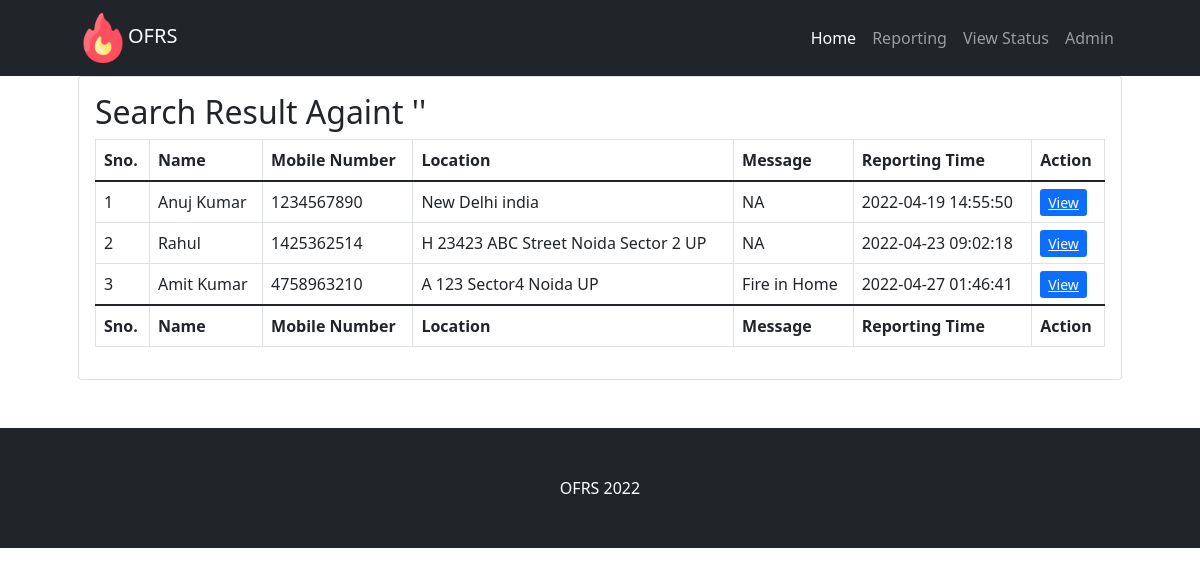
The page /search-report-result.php on the database its author committed.
### tables this page shows
CREATE TABLE `tblsite` (
  `id` int(11) NOT NULL,
  `siteTitle` varchar(255) DEFAULT NULL,
  `siteLogo` varchar(255) DEFAULT NULL
);

CREATE TABLE `tblfirereport` (
  `id` int(11) NOT NULL,
  `fullName` varchar(255) DEFAULT NULL,
  `mobileNumber` bigint(12) DEFAULT NULL,
  `location` mediumtext DEFAULT NULL,
  `messgae` mediumtext DEFAULT NULL,
  `assignTo` int(11) DEFAULT NULL,
  `status` varchar(120) DEFAULT NULL,
  `postingDate` timestamp NULL DEFAULT current_timestamp(),
  `assignTime` varchar(255) DEFAULT NULL,
  `assignTme` varchar(255) NOT NULL
);

### search-report-result.php (the view, shortened to what this page needs)
<?php include_once('includes/config.php');
?>
<!DOCTYPE html>
<html lang="en">
    <head>
        <link href="css/styles.css" rel="stylesheet" />
    </head>
    <body>
<?php include_once('includes/header.php') ?>
        <div class="container px-4 px-lg-5">
            <div class="row gx-4 gx-lg-5">
                <div class="col-md-12 mb-5">
                    <div class="card h-100">
                        <div class="card-body">
                 <?php
$searchdata=$_POST['serachdata'];
?>
                            <h2 class="card-title">Search Result Againt '<?php echo $searchdata;?>'</h2>
                  <table class="table table-bordered" id="dataTable" width="100%" cellspacing="0">
                                    <thead>
                                       <tr>
                                            <th>Sno.</th>
                                            <th>Name</th>
                                            <th>Mobile Number</th>
                                            <th>Location </th>
                                             <th>Message</th>
                                             <th>Reporting Time</th>
                                            <th>Action</th>
                                        </tr>
                                    </thead>
                                      <tfoot>
                                         <tr>
                                            <th>Sno.</th>
                                            <th>Name</th>
                                            <th>Mobile Number</th>
                                            <th>Location </th>
                                             <th>Message</th>
                                             <th>Reporting Time</th>
                                            <th>Action</th>
                                        </tr>
                                    </tfoot>
                                    <tbody>
<?php $query=mysqli_query($con,"select * from tblfirereport where   fullName like '%$searchdata%' || mobileNumber like '%$searchdata%' || location like '%$searchdata%'");
$cnt=1;
while($row=mysqli_fetch_array($query)){
?>
                                        <tr>
                                            <td><?php echo $cnt;?></td>
                                            <td><?php echo $row['fullName'];?></td>
                                            <td><?php echo $row['mobileNumber'];?></td>
                                            <td><?php echo $row['location'];?></td>
                                            <td><?php echo $row['messgae'];?></td>
                                            <td><?php echo $row['postingDate'];?></td>
                                            <td>
                                <a href="details.php?requestid=<?php echo $row['id'];?>" class="btn-sm btn-primary">View</a>
                              </td>
                                        </tr>
                               <?php $cnt++;
                           } ?>
                                    </tbody>
                                </table>
</div>
                    </div>
                </div>
            </div>
        </div>
<?php include_once('includes/footer.php') ?>
    </body>
</html>

### includes/header.php (shortened to what this page needs)
                <?php $query=mysqli_query($con,"select * from tblsite");
while($row=mysqli_fetch_array($query)){
$logo=$row['siteLogo'];
$wtitle=$row['siteTitle'];
}  ?>
        <nav class="navbar navbar-expand-lg navbar-dark bg-dark">
            <div class="container px-5">
                <a class="navbar-brand" href="index.php">   <img src="admin/uploadeddata/<?php echo $logo;?>"  width="50"><?php echo $wtitle;?></a>
                <div class="collapse navbar-collapse" id="navbarSupportedContent">
                    <ul class="navbar-nav ms-auto mb-2 mb-lg-0">
                        <li class="nav-item"><a class="nav-link active" aria-current="page" href="index.php.
                            ">Home</a></li>
                        <li class="nav-item"><a class="nav-link" href="reporting.php">Reporting</a></li>
                        <li class="nav-item"><a class="nav-link" href="search.php">View Status</a></li>
                        <li class="nav-item"><a class="nav-link" href="admin/">Admin</a></li>
                    </ul>
                </div>
            </div>
        </nav>

### includes/footer.php
<footer class="py-5 bg-dark">
    <div class="container px-4 px-lg-5"><p class="m-0 text-center text-white"> <?php echo $wtitle;?> <?php echo date('Y');?></p></div>
</footer>

### rows shown on the page
tblsite: siteLogo (picture), siteTitle "OFRS"
tblfirereport: fullName "Anuj Kumar", mobileNumber "1234567890", location "New Delhi india", messgae "NA", postingDate "2022-04-19 14:55:50"
tblfirereport: fullName "Rahul", mobileNumber "1425362514", location "H 23423 ABC Street Noida Sector 2 UP", messgae "NA", postingDate "2022-04-23 09:02:18"
tblfirereport: fullName "Amit Kumar", mobileNumber "4758963210", location "A 123 Sector4 Noida UP", messgae "Fire in Home", postingDate "2022-04-27 01:46:41"
